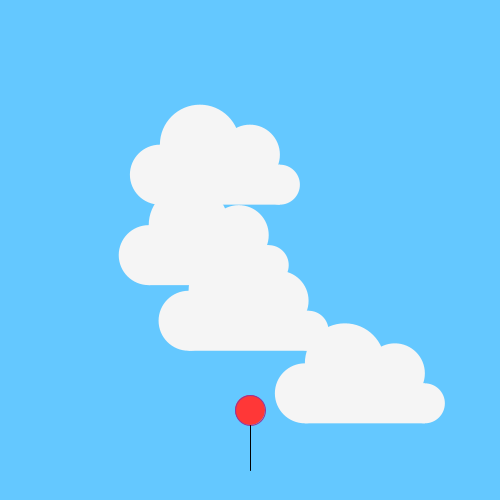
Frame 1 (no input)
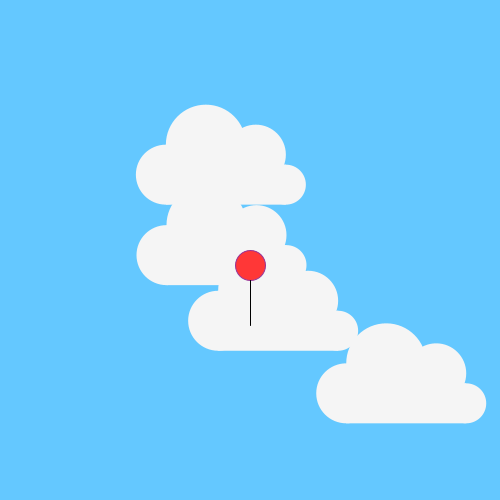
Frame 60 (the mouse pressed at the canvas centre just before this capture)
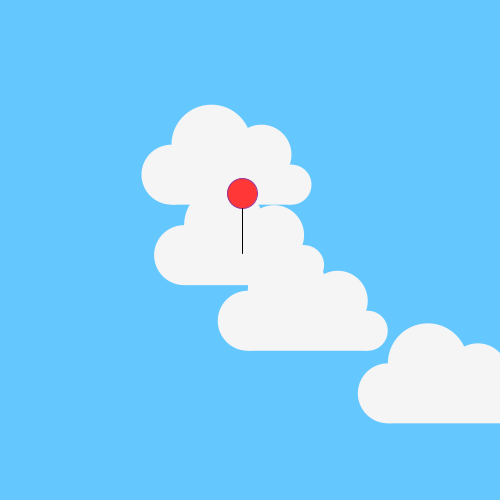
Frame 120 (the mouse held since frame 60 and released just before this capture)

The Processing sketch that drew these frames (run headless with seeded random() and noise(); from frame 60 on, the mouse is pressed at the canvas centre):

// Processing sketch: force_accumulation_balloon_and_clouds_2
// ── force_accumulation_balloon_and_clouds_2.pde
//  think my forrceaccumulationwas off in the pvector examples
// trying exercise 2.1, p.70 in Nature of Code


// declare object
Balloon myBalloon;
// Cloud myCloud; 
// make array of clouds instead

// declare array of objects
Cloud[] cloudArray = new Cloud[4];


// setup forces
PVector gravity = new PVector(0,-0.2);
PVector wind = new PVector(0,0); // want this to vary throughout the draw loop
float windNoiseOffset; // for perlin noise
PVector rebound = new PVector(0,0);
PVector breathOfGod = new PVector(0,0);

PVector distantWind = new PVector(0,0);
float distantWindNoiseOffset; // for perlin noise

// setup cloud spread
float cloudHeightSpacing = 100;
float xSpeed = 0.1;


void setup () {
  size(500,500);
  // initialise by calling constructor method
  myBalloon = new Balloon();

  
  // initialize cloud objects
  for (int i = 0; i < cloudArray.length; i=i+1) {
    float cloudHeight = random(cloudHeightSpacing, cloudHeightSpacing+100);
    cloudArray[i] = new Cloud(random(0, width), cloudHeight, xSpeed);    
    cloudHeightSpacing = cloudHeightSpacing*1.5;
    xSpeed = xSpeed + 0.2;
  }
 
}

void draw(){
  background(100, 200, 255);
  
  // draw clouds first in the background
  for (int i = 0; i < cloudArray.length; i=i+1) {
    cloudArray[i].display();
    cloudArray[i].applyForce(distantWind);
    cloudArray[i].update();
  }
 
  
  // random wind
  // wind.x = random(-0.1,0.1);   
  // perlin noise wind
  windNoiseOffset = windNoiseOffset + 0.01;
  wind.x = map(noise(windNoiseOffset),0,1,-0.05,0.05);

    distantWindNoiseOffset = distantWindNoiseOffset + 0.01;
  distantWind.x = map(noise(distantWindNoiseOffset),0,1,-0.001,0.001);
  
  
  // problem with wind is that the wind force tends to accumulate in one direction, 
  // so horizontal velocity of balloon increases, or is at least more than zero
  // in the real world, this is how balloon behave of course!
  // but could damp the effect with some wind resistance, which increases with speed
  
  // same would happen with gravity if the balloon didn't bounce off the top

  
  myBalloon.display();
  myBalloon.applyForce(gravity);
  myBalloon.applyForce(wind);
   
  if (myBalloon.location.y < 0) { // balloon hits top of screen so bounce back
     println(myBalloon.location.x);
     rebound.y = myBalloon.velocity.y * -2.0; // this seems to be very volatile. Different values give wildly different behaviours
     myBalloon.applyForce(rebound);
     rebound.mult(0.3); // try to take some energy out of the rebound force each time
     myBalloon.location.y = 0; // to stop balloon from disappearing above the top
  }
  
  
  if (mousePressed) { // apply Breath of God!
    breathOfGod.x = map((mouseX - width/2),(-width/2),width/2,-0.1,0.1);
    breathOfGod.y = map((mouseY - height/2),(-height/2),height/2,-0.1,0.5);
    myBalloon.applyForce(breathOfGod);
  
  }
  
  myBalloon.update();
  
  myBalloon.velocity.mult(0.95); // enough to simulate wind resistance?
  // this should really be a force, varying with velocity 
  
  
  
}


class Balloon {
  // data
  PVector location;
  PVector velocity;
  PVector acceleration;
  float diameter = 30;
  float stringLength = 60;
  
  
  // constructor
  Balloon(){
    location = new PVector(width/2, height-diameter-stringLength);
    velocity = new PVector(0,1);
    acceleration = new PVector(0,0); // set a defalt of zero
    
  }
  
  
  // methods
  void display() {
     stroke(150, 50, 150);
     fill(255, 55, 55);
     ellipseMode(CENTER);
     ellipse(location.x, location.y, diameter, diameter);
     stroke(0);
     line(location.x, location.y+diameter/2, location.x, location.y+stringLength); 
  }
  
  void update() {
    velocity.add(acceleration); // equivalent to: velocity = velocity.add(acceleration);
    location.add(velocity); 
    acceleration.mult(0); // reset the accleeration to 0 on each frame, so forces can be reapplied
  }
  
  void applyForce(PVector force) {
    // acceleration = force; // error this only applies most recent force on update()     
    // accumulation (p.69)
    acceleration.add(force);
      
  }
}


 
class Cloud {
  // data
  PVector location;
  PVector velocity;
  PVector acceleration;
  float cloudWidth;
  float cloudHeight;
  boolean headingLeftToRight;    

  
  
  // constructor
  Cloud(float startingX, float startingY, float xSpeed){
    location = new PVector(startingX, startingY);
    
    
    //velocity = new PVector(random(-1,1),0);
    
    velocity = new PVector(xSpeed,0);
    
    acceleration = new PVector(0,0); // set a defalt of zero
    cloudWidth = 170;
    cloudHeight = 40;
  }
  
  
  // methods  
  void display() {
    // scale(2);
    fill(245, 245, 245);
    noStroke();
    rect(location.x+30, location.y,cloudWidth-50, cloudHeight);  
    ellipseMode(CORNER);
    ellipse(location.x, location.y-20, cloudHeight*1.5, cloudHeight*1.5); // first bubble
    ellipse(location.x+30, location.y-(cloudHeight*1.5), cloudHeight*2, cloudHeight*2); // second bubble
    ellipse(location.x+cloudWidth-80, location.y-40, 60, 60); // third bubble
    ellipse(location.x+cloudWidth-cloudHeight, location.y, cloudHeight, cloudHeight); // last bubble
  }
  
  
  void update() {
    velocity.add(acceleration); // equivalent to: velocity = velocity.add(acceleration);
    location.add(velocity); 
    acceleration.mult(0); // reset the accleeration to 0 on each frame, so forces can be reapplied
    
    if (velocity.x > 0) {
      headingLeftToRight = true;
    } else {
      headingLeftToRight = false;
    }
    
    if ((location.x > width) & headingLeftToRight) { // avoid reset clouds from the other direction being perpetually kept off screen
      location.x = -100 - cloudWidth; // reset it with a bit of padding
      //print("cloud: ");
      //println(location.x);
    }
    
    if ((location.x < -cloudWidth) & !headingLeftToRight) {
      location.x = width; // reset it with a bit of padding
    }


}  
  
  void applyForce(PVector force) {
    acceleration.add(force);
      
  }
  
}
